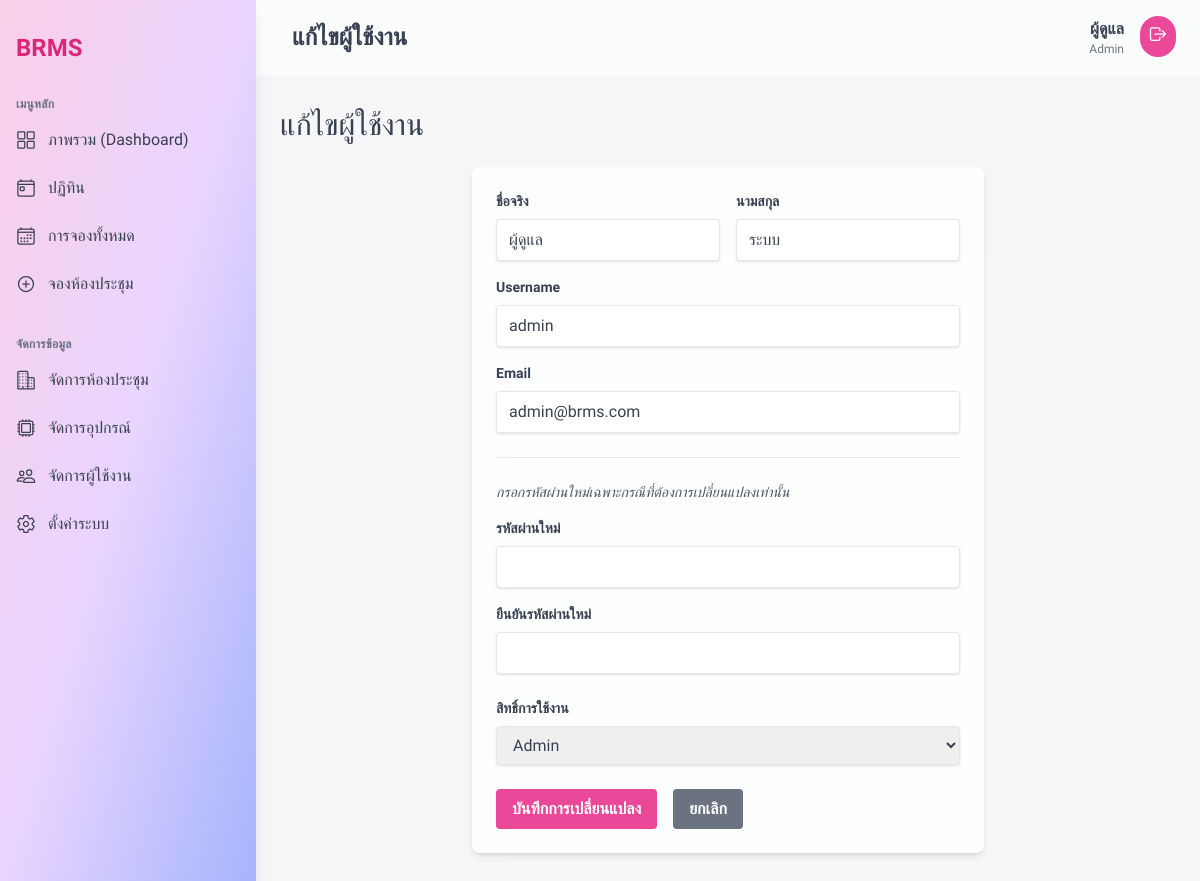
Screenshot of /usercontroller/edit/1 (signed in) with the database file from the repository.
### tables this page shows
CREATE TABLE `users` (
  `id` int NOT NULL,
  `username` varchar(255) NOT NULL,
  `password` varchar(255) NOT NULL,
  `reset_token` varchar(255) DEFAULT NULL,
  `first_name` varchar(255) NOT NULL,
  `last_name` varchar(255) NOT NULL,
  `email` varchar(255) NOT NULL,
  `phone` varchar(20) DEFAULT NULL,
  `role` enum('user','admin') NOT NULL DEFAULT 'user',
  `created_at` timestamp NOT NULL DEFAULT CURRENT_TIMESTAMP,
  `updated_at` timestamp NOT NULL DEFAULT CURRENT_TIMESTAMP ON UPDATE CURRENT_TIMESTAMP
);

### app/core/App.php (called while the page is built, shortened)
<?php
class App {
    protected $currentMethod = 'index';
    public function __construct(){
        $url = $this->getUrl();
        if(isset($url[0]) && file_exists(APPROOT . '/controllers/' . ucwords($url[0]) . '.php')){
            unset($url[0]);
        }
        $this->currentController = new $this->currentController;
        if(isset($url[1])){
            if(method_exists($this->currentController, $url[1])){
                $this->currentMethod = $url[1];
                unset($url[1]);
            }
        }
        $this->params = $url ? array_values($url) : [];
        call_user_func_array([$this->currentController, $this->currentMethod], $this->params);
    }
    public function getUrl(){
        if(isset($_GET['url'])){
            $url = rtrim($_GET['url'], '/');
            $url = filter_var($url, FILTER_SANITIZE_URL);
            $url = explode('/', $url);
            return $url;
        }
    }
}

### public/index.php (called while the page is built, shortened)
<?php
$init = new App;

### app/core/Database.php (called while the page is built, shortened)
<?php
class Database {
    private $host = DB_HOST;
    private $user = DB_USER;
    private $pass = DB_PASS;
    private $dbname = DB_NAME;
    private $dbh;
    private $stmt;
    public function __construct(){
        $dsn = 'mysql:host=' . $this->host . ';dbname=' . $this->dbname . ';charset=utf8mb4';
        $options = array(
            PDO::ATTR_PERSISTENT => true,
            PDO::ATTR_ERRMODE => PDO::ERRMODE_EXCEPTION,
            PDO::ATTR_DEFAULT_FETCH_MODE => PDO::FETCH_OBJ
        );
        try{
            $this->dbh = new PDO($dsn, $this->user, $this->pass, $options);
        } catch(PDOException $e){
            $this->error = $e->getMessage();
            echo $this->error;
        }
    }
    public function query($sql){
        $this->stmt = $this->dbh->prepare($sql);
    }
    public function bind($param, $value, $type = null){
        if(is_null($type)){
            switch(true){
                default:
                    $type = PDO::PARAM_STR;
            }
        }
        $this->stmt->bindValue($param, $value, $type);
    }
    public function execute(){
        return $this->stmt->execute();
    }
    public function single(){
        $this->execute();
        return $this->stmt->fetch();
    }
}

### app/models/User.php (called while the page is built, shortened)
<?php
class User {
    private $db;
    public function __construct(){
        $this->db = new Database;
    }
    public function getUserById($id){
        $this->db->query('SELECT id, username, first_name, last_name, email, role FROM users WHERE id = :id');
        $this->db->bind(':id', $id);
        return $this->db->single();
    }
}

### app/views/users/edit.php (the view, shortened to what this page needs)
<?php require APPROOT . '/views/templates/layout_admin/header.php'; ?>
<h3 class="text-gray-700 text-3xl font-medium mb-6"><?php echo $data['title']; ?></h3>
<div class="bg-white/80 backdrop-blur-sm rounded-lg shadow-md p-6 max-w-lg mx-auto">
    <form action="<?php echo URLROOT; ?>/usercontroller/edit/<?php echo $data['id']; ?>" method="POST">
        <div class="grid grid-cols-1 md:grid-cols-2 gap-4 mb-4">
            <div>
                <label class="block text-gray-700 text-sm font-bold mb-2" for="first_name">ชื่อจริง</label>
                <input class="shadow appearance-none border rounded w-full py-2 px-3 text-gray-700" id="first_name" name="first_name" type="text" value="<?php echo $data['user']->first_name; ?>">
            </div>
            <div>
                <label class="block text-gray-700 text-sm font-bold mb-2" for="last_name">นามสกุล</label>
                <input class="shadow appearance-none border rounded w-full py-2 px-3 text-gray-700" id="last_name" name="last_name" type="text" value="<?php echo $data['user']->last_name; ?>">
            </div>
        </div>
        <div class="mb-4">
            <label class="block text-gray-700 text-sm font-bold mb-2" for="username">Username</label>
            <input class="shadow appearance-none border <?php echo (!empty($data['username_err'])) ? 'border-red-500' : ''; ?> rounded w-full py-2 px-3 text-gray-700" id="username" name="username" type="text" value="<?php echo $data['user']->username; ?>">
        </div>
        <div class="mb-4">
            <label class="block text-gray-700 text-sm font-bold mb-2" for="email">Email</label>
            <input class="shadow appearance-none border <?php echo (!empty($data['email_err'])) ? 'border-red-500' : ''; ?> rounded w-full py-2 px-3 text-gray-700" id="email" name="email" type="email" value="<?php echo $data['user']->email; ?>">
        </div>
        <hr class="my-6">
        <p class="text-gray-600 text-sm mb-4"><em>กรอกรหัสผ่านใหม่เฉพาะกรณีที่ต้องการเปลี่ยนแปลงเท่านั้น</em></p>
        <div class="mb-4">
            <label class="block text-gray-700 text-sm font-bold mb-2" for="password">รหัสผ่านใหม่</label>
            <input class="shadow appearance-none border <?php echo (!empty($data['password_err'])) ? 'border-red-500' : ''; ?> rounded w-full py-2 px-3 text-gray-700" id="password" name="password" type="password">
        </div>
        <div class="mb-6">
            <label class="block text-gray-700 text-sm font-bold mb-2" for="confirm_password">ยืนยันรหัสผ่านใหม่</label>
            <input class="shadow appearance-none border rounded w-full py-2 px-3 text-gray-700" id="confirm_password" name="confirm_password" type="password">
        </div>
        <div class="mb-6">
            <label class="block text-gray-700 text-sm font-bold mb-2" for="role">สิทธิ์การใช้งาน</label>
            <select name="role" id="role" class="shadow border rounded w-full py-2 px-3 text-gray-700">
                <option value="admin" <?php echo ($data['user']->role == 'admin') ? 'selected' : ''; ?>>Admin</option>
            </select>
        </div>
        <div class="flex items-center justify-start">
            <button class="bg-pink-500 hover:bg-pink-700 text-white font-bold py-2 px-4 rounded focus:outline-none focus:shadow-outline" type="submit">
                บันทึกการเปลี่ยนแปลง
            </button>
            <a href="<?php echo URLROOT; ?>/usercontroller" class="bg-gray-500 hover:bg-gray-700 text-white font-bold py-2 px-4 rounded focus:outline-none focus:shadow-outline ml-4">
                ยกเลิก
            </a>
        </div>
    </form>
</div>
<?php require APPROOT . '/views/templates/layout_admin/footer.php'; ?>

### app/views/templates/layout_admin/header.php (style rules this page uses)
body { font-family: 'Prompt', sans-serif; }

### rows the page displays
users: first_name "ผู้ดูแล", last_name "ระบบ", username "admin", email "admin@brms.com", role "Admin"

### other values shown
$data['title'] "แก้ไขผู้ใช้งาน"
$_SESSION['user_first_name'] "ผู้ดูแล"
$_SESSION['user_role'] "Admin"
